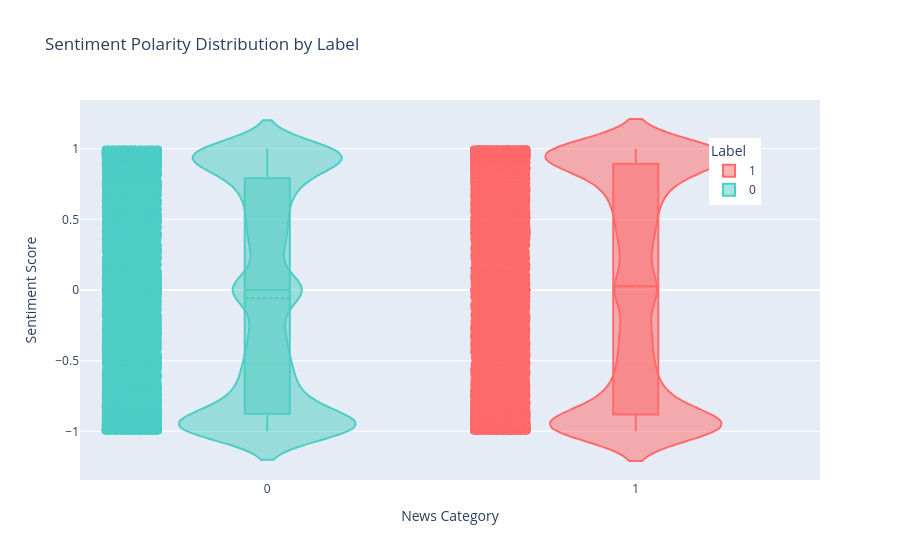

Source (notebook cell):
### Markdown cell above
**1. Real News dài hơn Fake News**

- Bài viết thật có xu hướng dài hơn so với bài viết giả.

- Điều này hợp lý vì các nguồn báo chí chính thống (như Reuters, The New York Times) thường cung cấp thông tin chi tiết, được kiểm chứng kỹ lưỡng, bao gồm các thông tin nền, trích dẫn và phân tích sâu.

**2. Fake News có xu hướng ngắn và súc tích hơn**

- Tin giả thường được viết ngắn gọn, tiêu đề giật gân, nhằm nhanh chóng thu hút sự chú ý hoặc kích thích cảm xúc người đọc.

- Các bài viết này có thể cố tình tránh đi vào chi tiết, giảm khả năng kiểm chứng nội dung.

### Code cell
# Calculate mean, max, and min sentiment scores for each label
mean_sentiment = df1.groupby('label')['sentiment'].mean().reset_index()
max_sentiment = df1.groupby('label')['sentiment'].max().reset_index()
min_sentiment = df1.groupby('label')['sentiment'].min().reset_index()

summary_sentiment = pd.merge(mean_sentiment, max_sentiment, on='label', suffixes=('_mean', '_max'))
summary_sentiment = pd.merge(summary_sentiment, min_sentiment, on='label')
summary_sentiment.rename(columns={'sentiment': 'sentiment_min'}, inplace=True)

for index, row in summary_sentiment.iterrows():
    print(f"Label: {row['label']}, Mean Sentiment: {row['sentiment_mean']:.2f}, Max Sentiment: {row['sentiment_max']:.2f}, Min Sentiment: {row['sentiment_min']:.2f}")

# Create a violin plot for sentiment scores
fig = px.violin(df1, 
                 x='label', 
                 y='sentiment', 
                 box=True, 
                 points='all', 
                 title='Sentiment Polarity Distribution by Label',
                 color='label',  # Color by label
                 color_discrete_sequence=['#FF6B6B', '#4ECDC4'])  # Custom colors

fig.update_traces(meanline_visible=True)  
fig.update_layout(yaxis_title='Sentiment Score',
                  xaxis_title='News Category',
                  legend_title='Label',
                  legend=dict(x=0.85, y=0.9))  

fig.show()

### Figure 1 — Plotly figure (JSON) as saved in the notebook; plotly's stock layout.template omitted (floating-point values rounded to 4 significant figures; data arrays with more than 128 entries replaced by an {"elided": "..."} marker saying what was removed)
{"data": [{"alignmentgroup": "True", "box": {"visible": true}, "hovertemplate": "label=%{x}<br>sentiment=%{y}<extra></extra>", "legendgroup": "1", "marker": {"color": "#FF6B6B"}, "meanline": {"visible": true}, "name": "1", "offsetgroup": "1", "orientation": "v", "points": "all", "scalegroup": "True", "showlegend": true, "type": "violin", "x": {"elided": "34526 int values"}, "x0": " ", "xaxis": "x", "y": {"elided": "34526 float values"}, "y0": " ", "yaxis": "y"}, {"alignmentgroup": "True", "box": {"visible": true}, "hovertemplate": "label=%{x}<br>sentiment=%{y}<extra></extra>", "legendgroup": "0", "marker": {"color": "#4ECDC4"}, "meanline": {"visible": true}, "name": "0", "offsetgroup": "0", "orientation": "v", "points": "all", "scalegroup": "True", "showlegend": true, "type": "violin", "x": {"elided": "34078 int values"}, "x0": " ", "xaxis": "x", "y": {"elided": "34078 float values"}, "y0": " ", "yaxis": "y"}], "layout": {"legend": {"title": {"text": "Label"}, "tracegroupgap": 0, "x": 0.85, "y": 0.9}, "title": {"text": "Sentiment Polarity Distribution by Label"}, "violinmode": "overlay", "xaxis": {"anchor": "y", "categoryarray": [1, 0], "categoryorder": "array", "domain": [0, 1], "title": {"text": "News Category"}}, "yaxis": {"anchor": "x", "domain": [0, 1], "title": {"text": "Sentiment Score"}}}}
